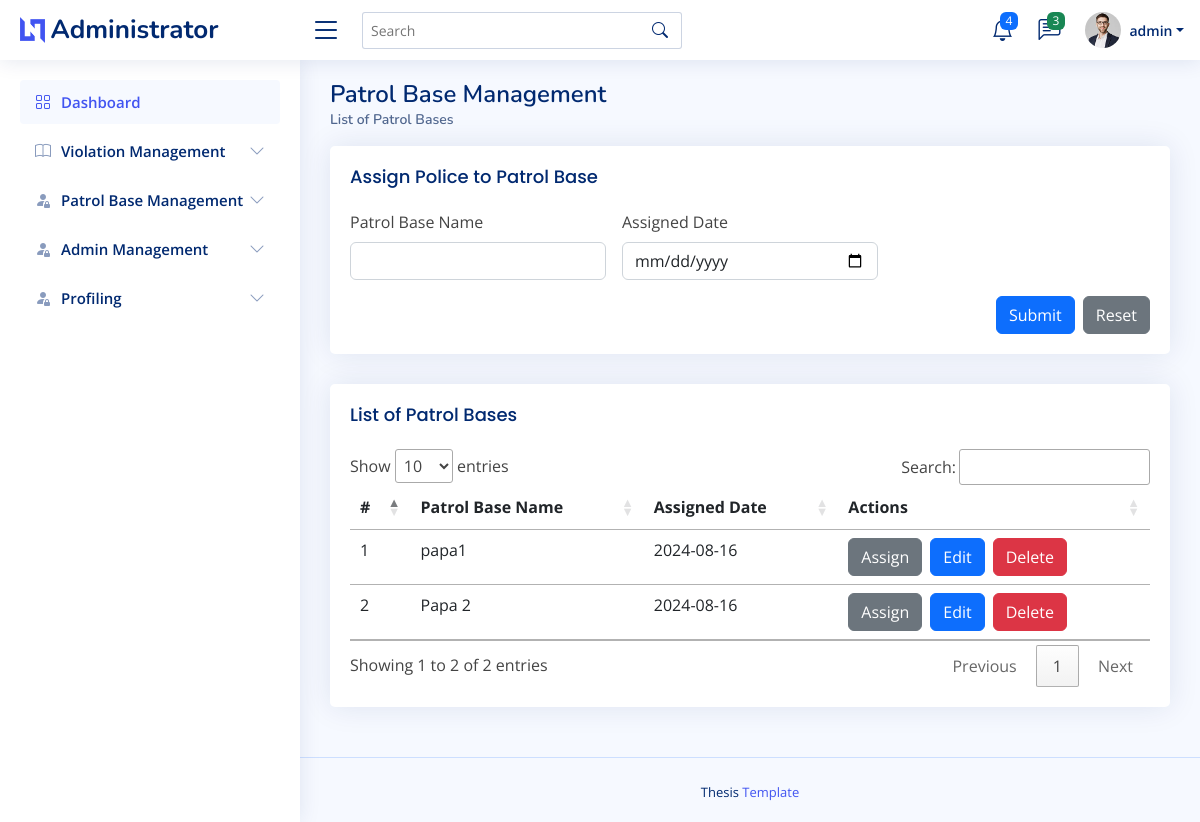
The app's page /admin/encode_patrolbase.php (signed in) with its own data.
### tables this page shows
CREATE TABLE `patrol_base_tbl`  (
  `patrol_id` int NOT NULL AUTO_INCREMENT,
  `patrol_basename` varchar(255) NULL DEFAULT NULL,
  `assigned_date` date NULL DEFAULT current_timestamp,
  PRIMARY KEY (`patrol_id`) USING BTREE
);

### admin/encode_patrolbase.php (the view, shortened to what this page needs)
<?php
    include("admin_header.php");
?>
<body>
    <?php
        include("admin_topnav.php");
        include("admin_sidenav.php");
    ?>
    <main id="main" class="main">
        <div class="pagetitle">
            <h1>Patrol Base Management</h1>
            <nav>
                <ol class="breadcrumb">
                    <li class="breadcrumb-item active">List of Patrol Bases</li>
                </ol>
            </nav>
        </div>
        <section class="section">
            <div class="row">
                <div class="col-lg-12">
                    <div class="card">
                        <div class="card-body">
                            <h5 class="card-title">Assign Police to Patrol Base</h5>
                            <form class="row g-3" action="process/patrol_base_registration.php" method="POST">
                                <div class="col-md-4">
                                    <label for="patrol_base_name" class="form-label">Patrol Base Name</label>
                                    <input type="text" class="form-control" id="patrol_base_name" name="patrol_base_name" required>
                                </div>
                                <div class="col-md-4">
                                    <label for="assigned_date" class="form-label">Assigned Date</label>
                                    <input type="date" class="form-control" id="assigned_date" name="assigned_date" required>
                                </div>
                                <div class="col-12 d-flex justify-content-end">
                                    <button type="submit" class="btn btn-primary me-2">Submit</button>
                                    <button type="reset" class="btn btn-secondary">Reset</button>
                                </div>
                            </form>
                        </div>
                    </div>
                </div>
                <div class="col-lg-12">
                    <div class="card">
                        <div class="card-body">
                            <h5 class="card-title">List of Patrol Bases</h5>
                            <table class="table table-hover" id="patrol_base_datatable">
                                <thead>
                                    <tr>
                                        <th scope="col">#</th>
                                        <th scope="col">Patrol Base Name</th>
                                        <th scope="col">Assigned Date</th>
                                        <th scope="col">Actions</th>
                                    </tr>
                                </thead>
                                <tbody>
                                    <?php
                                        $stmt = $connection->prepare("SELECT * FROM patrol_base_tbl");
                                        $stmt->execute();
                                        $result = $stmt->get_result();
                                        $count = 1;
                                        while($row = $result->fetch_assoc()) {
                                            echo "<tr>";
                                            echo "<td>".$count."</td>";
                                            echo "<td>".$row['patrol_basename']."</td>";
                                            echo "<td>".$row['assigned_date']."</td>";
                                            echo "<td class='d-flex'>";
                                            echo "<a class='btn btn-secondary me-2' href='assign_police_patrol_page.php?patrol_id=" . htmlspecialchars($row['patrol_id']) . "'>Assign</a>";
                                            echo "<button class='btn btn-primary me-2' data-toggle='modal' data-target='#editModal" . $row['patrol_id'] . "'>Edit</button>";
                                            echo "<button class='btn btn-danger' data-toggle='modal' data-target='#deleteModal" . $row['patrol_id'] . "'>Delete</button>";
                                            echo "</td>";
                                            echo "</tr>";
                                            $count++;
                                        }
                                    ?>
                                </tbody>
                            </table>
                        </div>
                    </div>
                </div>
            </div>
        </section>
    </main>
    <?php
        include("admin_footer.php");
    ?>
</body>
</html>

### assets/css/style.css (style rules this page uses)
:root { scroll-behavior: smooth; }
body { font-family: "Open Sans", sans-serif; background: #f6f9ff; color: #444444; }
a { color: #4154f1; text-decoration: none; }
h1, h2, h3, h4, h5, h6 { font-family: "Nunito", sans-serif; }
#main { margin-top: 60px; padding: 20px 30px; transition: all 0.3s; }
.pagetitle { margin-bottom: 10px; }
.pagetitle h1 { font-size: 24px; margin-bottom: 0; font-weight: 600; color: #012970; }
.card { margin-bottom: 30px; border: none; border-radius: 5px; box-shadow: 0px 0 30px rgba(1, 41, 112, 0.1); }
.card-title { padding: 20px 0 15px 0; font-size: 18px; font-weight: 500; color: #012970; font-family: "Poppins", sans-serif; }
.card-body { padding: 0 20px 20px 20px; }
.breadcrumb { font-size: 14px; font-family: "Nunito", sans-serif; color: #899bbd; font-weight: 600; }
.breadcrumb .breadcrumb-item::before { color: #899bbd; }
.breadcrumb .active { color: #51678f; font-weight: 600; }
@media (min-width: 1200px) { #main, #footer { margin-left: 300px; } }

### records on screen
patrol_base_tbl: patrol_basename "papa1", assigned_date "2024-08-16"
patrol_base_tbl: patrol_basename "Papa 2", assigned_date "2024-08-16"

### other values on screen
$_SESSION['username'] "admin"
